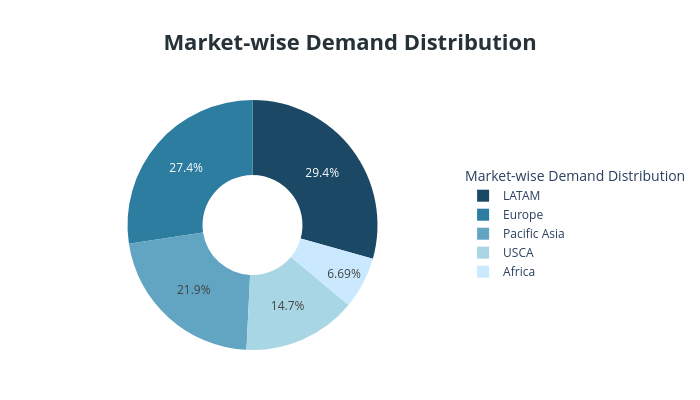

Notebook code cell kept with this figure:
### Markdown cell above
## 1.4 Product Demand Across Different Markets

Understand how product demand differs geographically.

**Business Questions:**

- Which markets generate the highest product demand?
- Which markets have relatively lower demand?
- How is demand distributed across geographical markets?

### Code cell
market_demand = (
    df.groupby('Market')['Order Item Quantity']
    .sum()
    .reset_index(name='Total Demand')
    .sort_values('Total Demand', ascending=False)
)

market_demand

fig = px.pie(
    market_demand,
    names='Market',
    values='Total Demand',
    hole=0.4,
    title='Market-wise Demand Distribution',
    color_discrete_sequence=SALES_PALETTE
)

fig.update_layout(
    title=dict(
        text='<b>Market-wise Demand Distribution</b>',
        x=0.5,
        xanchor='center',
        font=dict(size=22, color='#263238')
    ),
    legend=dict(
        title='Market-wise Demand Distribution',
        orientation='v',
        x=1.02,
        y=0.5
    ),
    width=700,
    height=400,
    margin=dict(l=50, r=180, t=100, b=50)
    
)

fig.show()

### Figure 1 — Plotly figure (JSON) as saved in the notebook; plotly's stock layout.template omitted (floating-point values rounded to 4 significant figures)
{"data": [{"domain": {"x": [0, 1], "y": [0, 1]}, "hole": 0.4, "hovertemplate": "Market=%{label}<br>Total Demand=%{value}<extra></extra>", "labels": ["LATAM", "Europe", "Pacific Asia", "USCA", "Africa"], "legendgroup": "", "name": "", "showlegend": true, "type": "pie", "values": [107918, 100650, 80323, 54095, 24605]}], "layout": {"height": 400, "legend": {"orientation": "v", "title": {"text": "Market-wise Demand Distribution"}, "tracegroupgap": 0, "x": 1.02, "y": 0.5}, "margin": {"b": 50, "l": 50, "r": 180, "t": 100}, "piecolorway": ["#1B4965", "#2C7DA0", "#61A5C2", "#A9D6E5", "#CAE9FF"], "title": {"font": {"color": "#263238", "size": 22}, "text": "<b>Market-wise Demand Distribution</b>", "x": 0.5, "xanchor": "center"}, "width": 700}}
